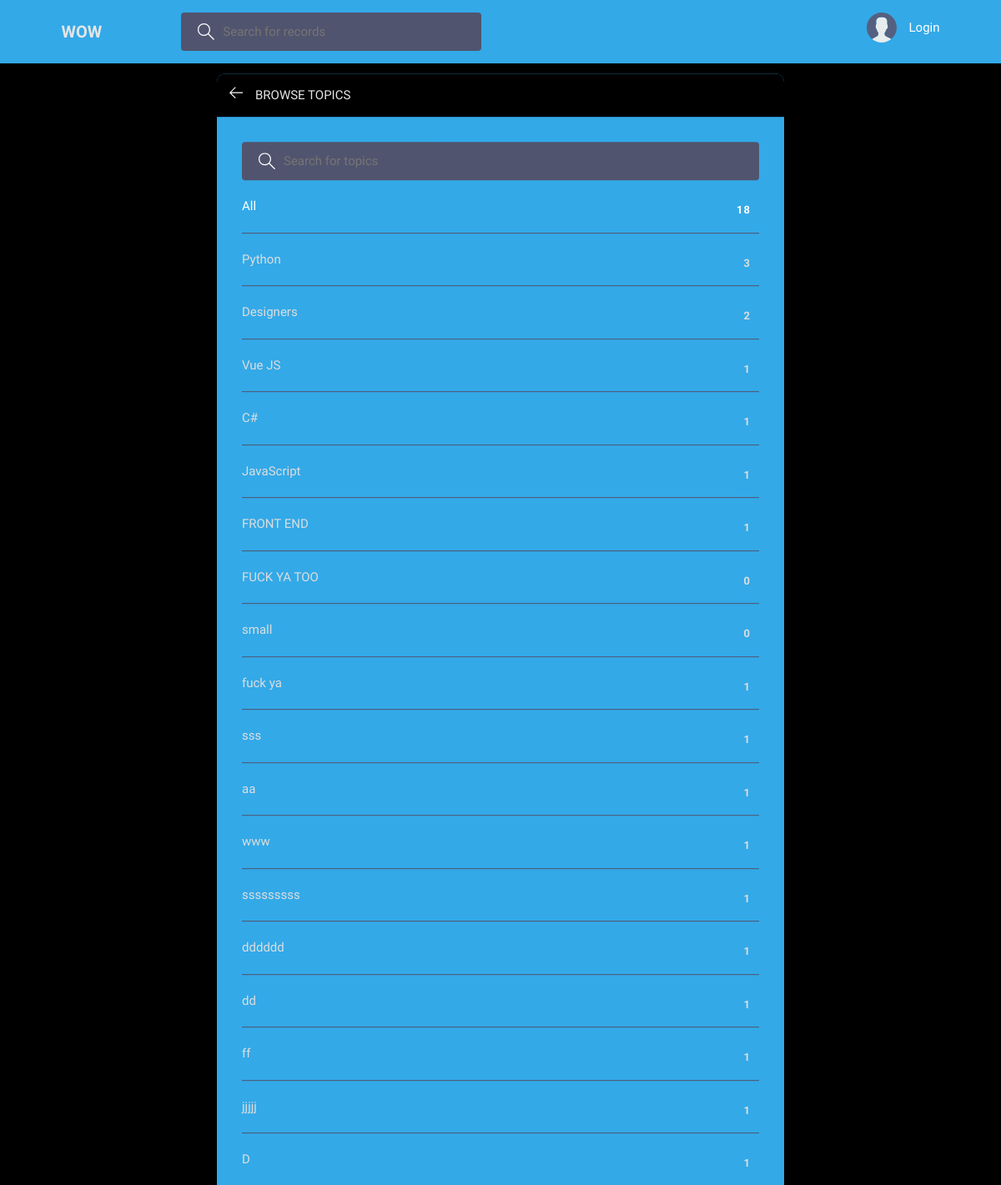
Page /topics/ on the committed database.
### base/models.py (models this page shows, shortened)
class Topic(models.Model):
    name = models.CharField(max_length=200)

### base/views.py (the view)
# urls.py: path('topics/', views.topicsPage, name="topics"),
def topicsPage(request):
    q = request.GET.get('q') if request.GET.get('q') != None else ''
    topics = Topic.objects.filter(name__icontains=q)
    return render(request, 'base/topics.html', {'topics': topics})

### base/templates/base/topics.html (shortened to what this page needs)
{% extends 'main.html' %}
{% block content %}
<main class="create-room layout">
  <div class="container">
    <div class="layout__box">
      <div class="layout__boxHeader">
        <div class="layout__boxTitle">
          <a href="{% url 'home' %}">
            <svg version="1.1" xmlns="http://www.w3.org/2000/svg" width="32" height="32" viewBox="0 0 32 32">
              <title>arrow-left</title>
              <path
                d="M13.723 2.286l-13.723 13.714 13.719 13.714 1.616-1.611-10.96-10.96h27.625v-2.286h-27.625l10.965-10.965-1.616-1.607z">
              </path>
            </svg>
          </a>
          <h3>Browse Topics</h3>
        </div>
      </div>
      <div class="topics-page layout__body">
        <form action="" method="GET" class="header__search">
          <label>
            <input name="q" placeholder="Search for topics" />
          </label>
        </form>
        <ul class="topics__list">
          <li>
            <a href="{% url 'topics' %}" class="active">All <span>{{topics.count}}</span></a>
          </li>
          {% for topic in topics %}
          <li>
            <a href="{% url 'home' %}?q={{topic.name}}">{{ topic.name }} <span>{{topic.room_set.all.count}}</span></a>
          </li>
          {% endfor %}
        </ul>
      </div>
    </div>
  </div>
</main>
{% endblock content %}

### static/styles/style.css (style rules this page uses)
:root { --color-main: #ffffff; --color-main-light: #89a819; --color-dark: #33a9e8; --color-dark-medium: #51546e; --color-dark-light: #000000; --color-light: #e5e5e5; --color-gray: #ffffff; --color-light-gray: #dddddd; --color-bg: #000000; --color-success: #5dd693; --color-error: #ffffff; }
* { font-family:'Rammetto One', cursive; margin: 0; padding: 0; box-sizing: border-box; text-rendering: optimizeLegibility; font-size: inherit; }
html { font-size: 56.25%; }
@media only screen and (min-width: 1200px) { html { font-size: 62.5%; } }
body { line-height: 1.6; font-weight: 400; font-size: 1.5rem; color: var(--color-light-gray); background-color: var(--color-bg); min-height: 100vh; }
a { display: inline-block; color: var(--color-main); text-decoration: none; }
.container { max-width: 1000rem; width: 90%; line-height: 150%; margin: auto; }
.header__search > label { background-color: var(--color-dark-medium); padding: 1.3rem 1rem; display: flex; align-items: center; gap: 1rem; border-radius: 4px; }
.header__search svg { fill: var(--color-gray); width: 2rem; height: 2rem; margin-left: 1rem; }
.header__search input { width: 30rem; background: transparent; border: none; outline: none; color: var(--color-light); }
.layout { margin-top: 2.4rem; }
.layout > .container { display: flex; justify-content: space-between; align-items: flex-start; }
.layout__box { width: 90%; max-width: 48rem; min-height: 40rem; position: absolute; top: 50%; left: 50%; transform: translate(-50%, -46%); background-color: var(--color-dark); border-radius: 1rem; box-shadow: 1px 1px 6px 3px rgba(0, 0, 0, 0.1); overflow: hidden; }
.layout__boxHeader { display: flex; padding: 1.5rem; background-color: var(--color-dark-light); }
.layout__boxTitle { display: flex; gap: 1.5rem; align-items: center; }
.layout__boxTitle h3 { text-transform: uppercase; font-weight: 500; color: var(--color-light); }
.layout__boxTitle svg { width: 1.6rem; height: 1.6rem; fill: var(--color-main); }
.layout__body { margin: 3rem; }
.topics__list { list-style: none; }
.topics__list li a { display: flex; justify-content: space-between; margin-bottom: 3rem; font-weight: 500; color: var(--color-light-gray); transition: all 0.3s ease-in-out; }
.topics__list li a.active, .topics__list li a:hover { color: var(--color-main); }
.topics__list li a span { padding: 0.5rem 1rem; background-color: var(--color-dark); border-radius: 3px; font-size: 1.3rem; font-weight: 700; letter-spacing: 1px; }
.topics-page .topics__list li:not(:last-child) a { margin: 2rem 0; padding-bottom: 1rem; text-decoration: none; border-bottom: 1px solid var(--color-dark-medium); }
.topics-page .header__search { display: block; }
.create-room.layout .layout__box { max-width: 68rem; }

### rows in the picture
Topic: name "Python", room_set.all.count "3"
Topic: name "Designers", room_set.all.count "2"
Topic: name "Vue JS", room_set.all.count "1"
Topic: name "C#", room_set.all.count "1"
Topic: name "JavaScript", room_set.all.count "1"
Topic: name "FRONT END", room_set.all.count "1"
Topic: name "FUCK YA TOO", room_set.all.count "0"
Topic: name "small", room_set.all.count "0"
Topic: name "fuck ya", room_set.all.count "1"
Topic: name "sss", room_set.all.count "1"
Topic: name "aa", room_set.all.count "1"
Topic: name "www", room_set.all.count "1"
Topic: name "sssssssss", room_set.all.count "1"
Topic: name "dddddd", room_set.all.count "1"
Topic: name "dd", room_set.all.count "1"
Topic: name "ff", room_set.all.count "1"
Topic: name "jjjjj", room_set.all.count "1"
Topic: name "D", room_set.all.count "1"

### other values in the picture
{{ topics.count }} "18"
